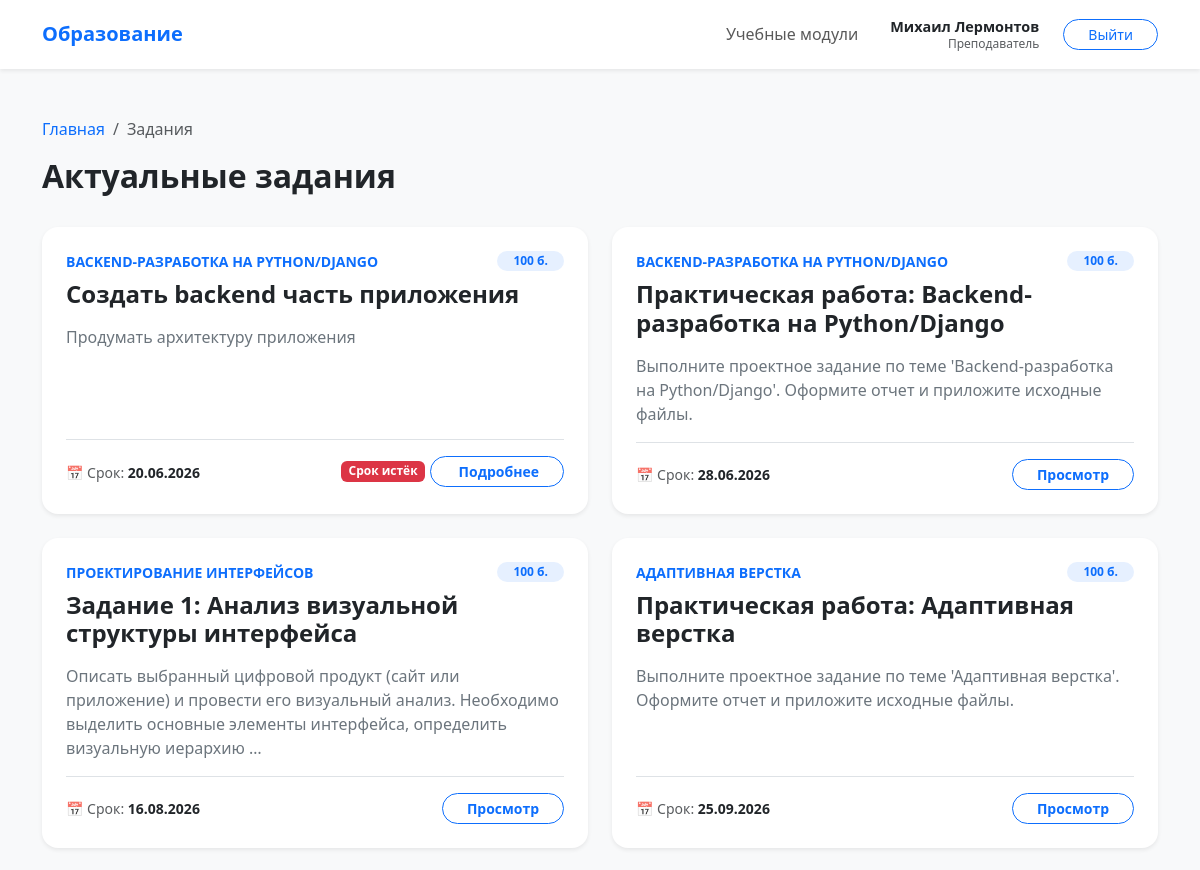
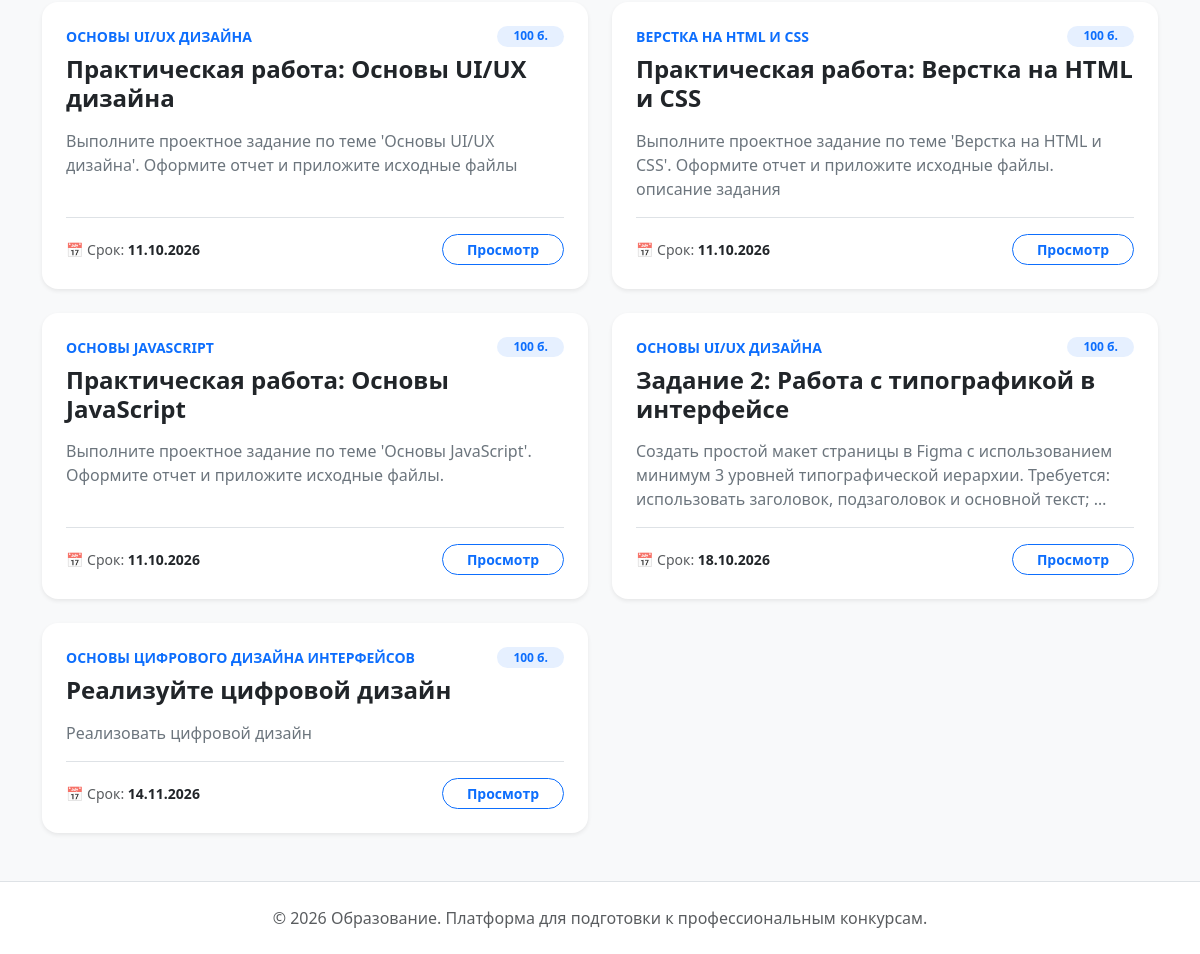
Before: /curriculum/tasks/ (signed in) with the older database file (2 pictures, top to bottom).
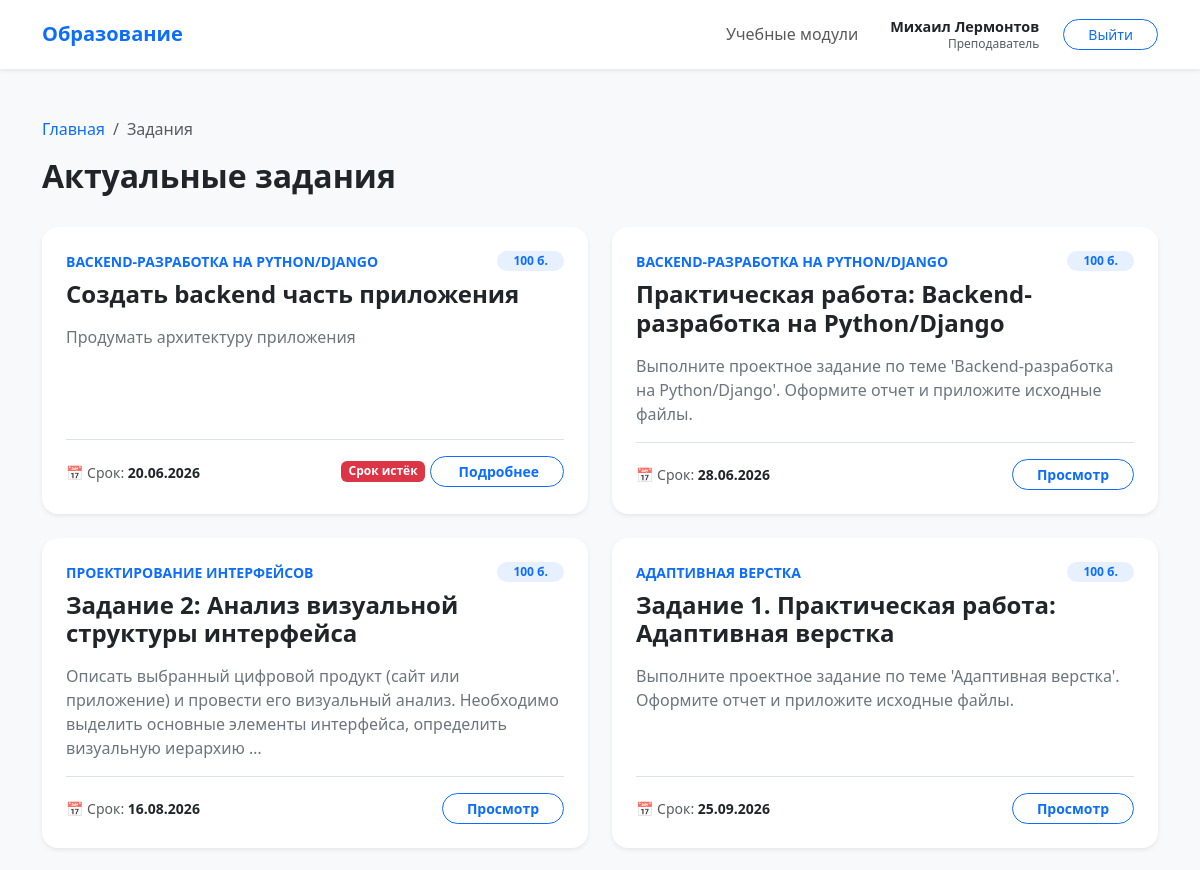
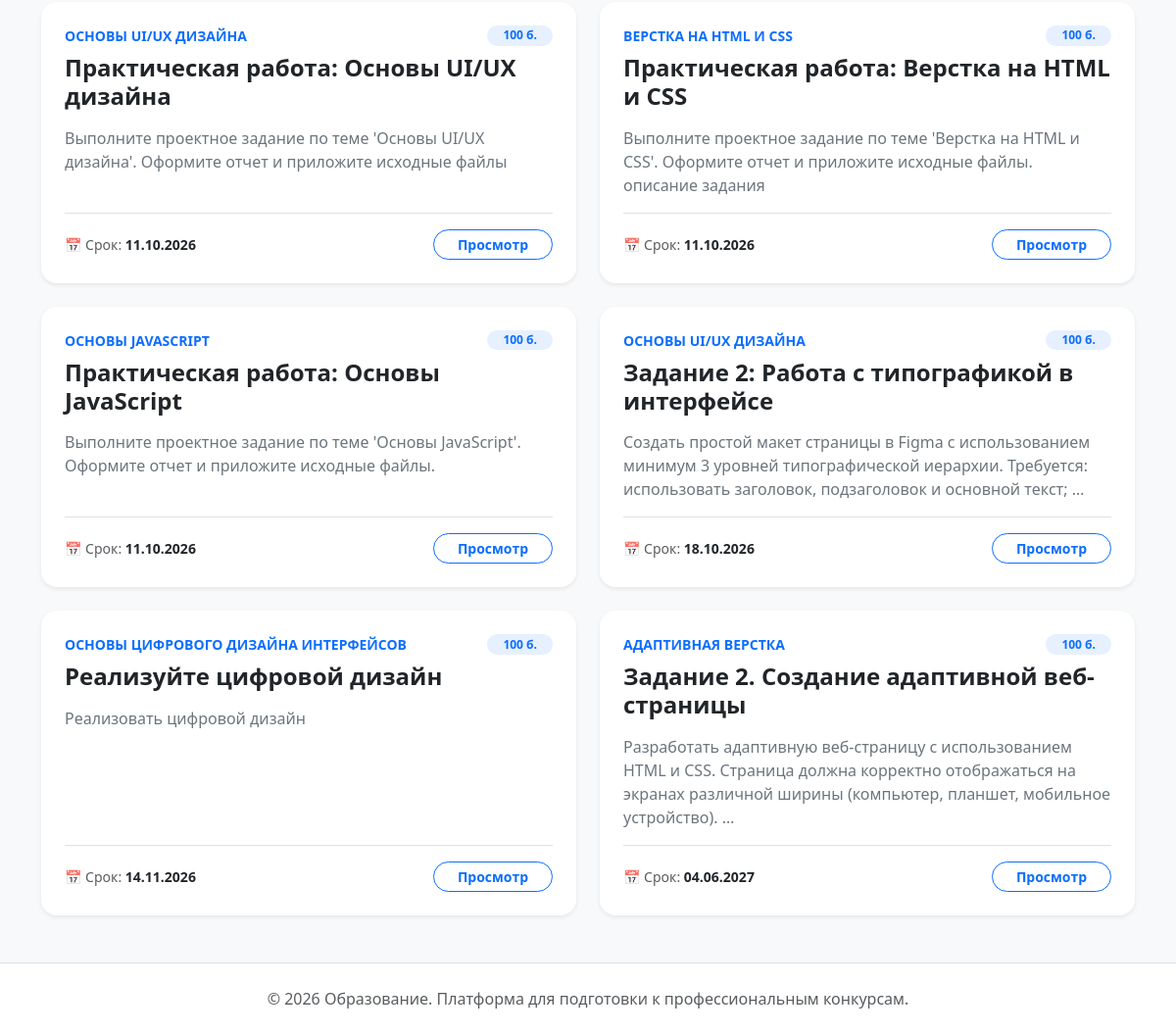
After: the same page with the newer database file (2 pictures, top to bottom).
### curriculum/models.py (models this page shows, shortened)
class Task(BaseModel):
    module = models.ForeignKey(
        Module, on_delete=models.CASCADE, related_name="tasks", verbose_name="Модуль"
    )
    title = models.CharField(max_length=255, verbose_name="Название задания")
    description = models.TextField(verbose_name="Техническое задание")
    deadline = models.DateField(verbose_name="Крайний срок сдачи")
    max_score = models.PositiveIntegerField(
        default=100, verbose_name="Максимальный балл"
    )
    class Meta:
        verbose_name = "Задание"
        verbose_name_plural = "Задания"
        ordering = ["deadline"]
        constraints = [
            models.UniqueConstraint(
                fields=["module", "title"], name="unique_task_title_per_module"
            )
        ]

class Module(BaseModel):
    title = models.CharField(max_length=38, verbose_name="Название модуля")
    description = models.TextField(verbose_name="Описание модуля")
    class Meta:
        verbose_name = "Учебный модуль"
        verbose_name_plural = "Учебные модули"
        ordering = ["title"]

### curriculum/views.py (the view)
# urls.py: path("tasks/", TaskListView.as_view(), name="task_list"),
class TaskListView(LoginRequiredMixin, ListView):
    model = Task
    template_name = "curriculum/task_list.html"
    context_object_name = "tasks"
    def get_context_data(self, **kwargs):
        context = super().get_context_data(**kwargs)
        if self.request.user.is_authenticated:
            submitted_task_ids = Submission.objects.filter(
                student=self.request.user
            ).values_list("task_id", flat=True)
            context["submitted_task_ids"] = set(submitted_task_ids)
            context["today"] = date.today().strftime("%Y-%m-%d")
        return context

### templates/curriculum/task_list.html (shortened to what this page needs)
{% extends 'base.html' %}
{% block content %}
    <div class="row mb-4">
        <div class="col-12">
            <nav aria-label="breadcrumb">
                <ol class="breadcrumb">
                    <li class="breadcrumb-item"><a href="{% url 'core:index' %}"
                                                   class="text-decoration-none">Главная</a></li>
                    <li class="breadcrumb-item active">Задания</li>
                </ol>
            </nav>
            <h2 class="fw-bold">Актуальные задания</h2>
        </div>
    </div>
    <div class="row g-4">
        {% for task in tasks %}
            <div class="col-md-6">
                <div class="card border-0 shadow-sm rounded-4 p-4 h-100">
                    <div class="d-flex justify-content-between align-items-start mb-2">
                        <small class="text-accent fw-bold text-uppercase">{{ task.module.title }}</small>
                        <span class="badge bg-primary bg-opacity-10 text-accent rounded-pill px-3">
                    {{ task.max_score }} б.
                </span>
                    </div>
                    <h4 class="fw-bold mb-3">{{ task.title }}</h4>
                    <p class="text-secondary">{{ task.description|truncatewords:20 }}</p>
                    <div class="mt-auto pt-3 border-top d-flex justify-content-between align-items-center">
                        <div class="small">
                            <span class="text-muted">📅 Срок:</span>
                            <span class="fw-bold {% if task.deadline < current_date %}text-danger{% endif %}">
                        {{ task.deadline|date:"d.m.Y" }}
                    </span>
                        </div>
                        <div>
                            {% if task.deadline|date:"Y-m-d" < today %}
                                <span class="badge bg-danger mb-2">Срок истёк</span>
                                <a href="{% url 'solutions:task_detail' task.id %}"
                                   class="btn btn-outline-primary btn-rounded px-4 btn-sm fw-bold">
                                    Подробнее
                                </a>
                            {% else %}
                                {% if user.role == 'student' %}
                                    {% if task.id in submitted_task_ids %}
                                        <a href="{% url 'solutions:task_detail' task.id %}"
                                           class="btn btn-outline-primary btn-rounded px-4 btn-sm fw-bold">
                                            Подробнее
                                        </a>
                                    {% else %}
                                        <a href="{% url 'solutions:task_detail' task.id %}"
                                           class="btn btn-primary btn-rounded px-4 btn-sm fw-bold shadow-sm">
                                            Сдать задание
                                        </a>
                                    {% endif %}
                                {% else %}
                                    <a href="{% url 'solutions:task_detail' task.id %}"
                                       class="btn btn-outline-primary btn-rounded px-4 btn-sm fw-bold">
                                        Просмотр
                                    </a>
                                {% endif %}
                            {% endif %}
                        </div>
                    </div>
                </div>
            </div>
        {% endfor %}
    </div>
{% endblock %}

Changed rows visible on the page:
changed Task "ПРОЕКТИРОВАНИЕ ИНТЕРФЕЙСОВ": title "Задание 1: Анализ визуальной структуры интерфейса" → "Задание 2: Анализ визуальной структуры интерфейса"
changed Task: title "Практическая работа: Адаптивная верстка" → "Задание 1. Практическая работа: Адаптивная верстка"
added Task: module "АДАПТИВНАЯ ВЕРСТКА", max_score "100", title "Задание 2. Создание адаптивной веб-страницы", description "Разработать адаптивную веб-страницу с использованием HTML и CSS. Страница должна корректно отображаться на экранах различной ширины (компьютер, планшет, мобильное устройство). …", deadline "04.06.2027", shows "Просмотр"
